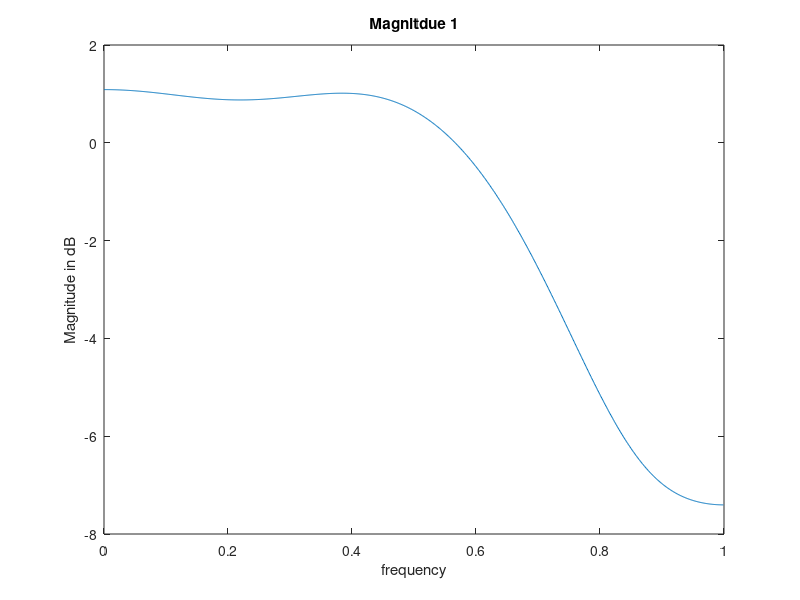
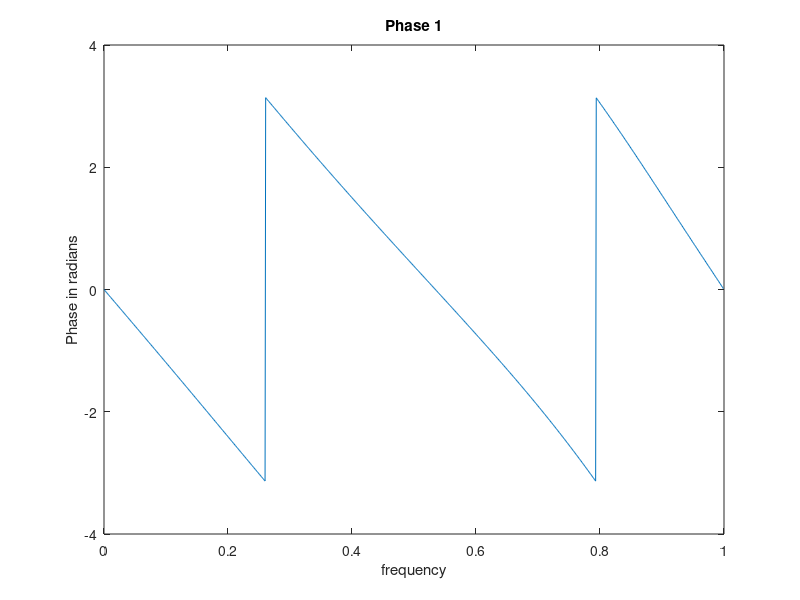
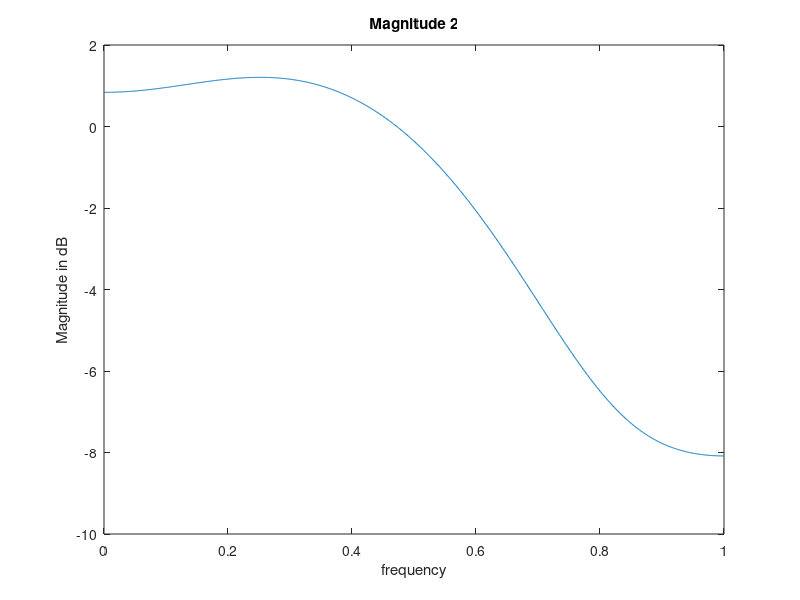
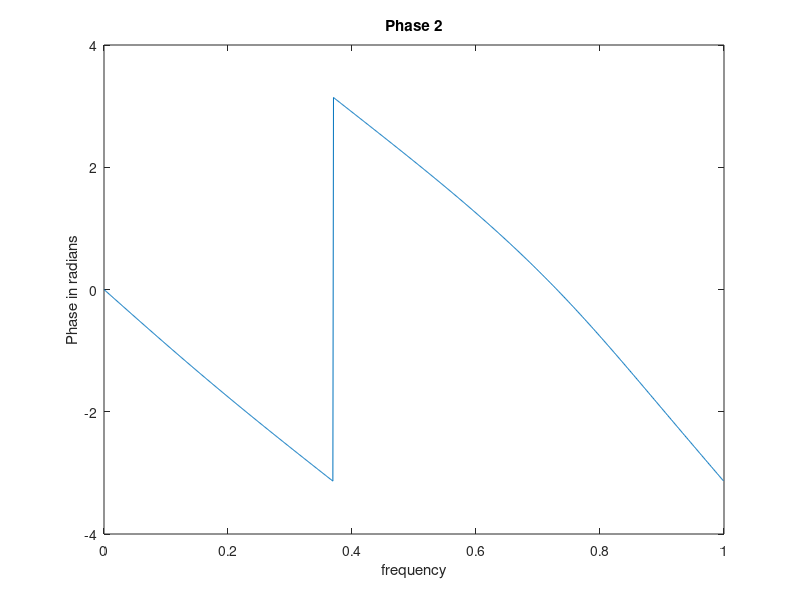

The MATLAB source for these figures, in order:
h1 = [0.037829, -0.023849, -0.110624, 0.37740, 0.852699] % h'[n] coefficients
h2 = [-0.064539, -0.04069, 0.418092, 0.788485] % h~'[n] coefficients
[H1, w1] = freqz(h1, 1, 1024); % using freqz for h'[n]
[H2, w2] = freqz(h2, 1, 1024); % using freqz for h~'[n]

figure; % plots of magnitude and phase of h'[n]
plot(w1/pi, 20*log10(abs(H1))); 
title('Magnitdue 1');
xlabel('frequency');
ylabel('Magnitude in dB');
figure;
plot(w1/pi, angle(H1)); 
title('Phase 1');
xlabel('frequency');
ylabel('Phase in radians');

figure; % plots of magnitude and phase of h~'[n]
plot(w2/pi, 20*log10(abs(H2))); 
title('Magnitude 2');
xlabel('frequency');
ylabel('Magnitude in dB');
figure;
plot(w2/pi, angle(H2)); 
title('Phase 2');
xlabel('frequency');
ylabel('Phase in radians');

%%%%%%%%%%%%%%%%%%%%%%% Part (b)    %%%%%%%%%%%%%%%%%%%%%%%
h = circshift(h1, 4);       % shift by 4
htilde = circshift(h2, 3); % shift by 3

% plot this using stem function
figure;
stem(h, 'filled');
title('h[n] shifted');
xlabel('n');
ylabel('h[n]');

figure;
stem(htilde, 'filled');
title('h~[n] shifted');
xlabel('n');
ylabel('h~[n]');

%%%%%%%%%%%%%%%%%%%%%%% Part (c)    %%%%%%%%%%%%%%%%%%%%%%%

% plot the magnitude now
figure;
subplot(2,1,1);
plot(w2/pi, abs(H1)); 
title('H(e^{jw})');
xlabel('frequency');
ylabel('magnitude');

subplot(2,1,2);
plot(w2/pi, abs(H2)); 
title('H~(e^{jw})');
xlabel('frequency');
ylabel('magnitude');

%%%%%%%%%%%%%%%%%%%%%%% Part (c)    %%%%%%%%%%%%%%%%%%%%%%%

% find the sum
H_sum = abs(H1).^2 + abs(H2).^2;
figure;
plot(w1/pi, H_sum); % should equal 2
title('Sum');
xlabel('frequency');
ylabel('magnitude');
